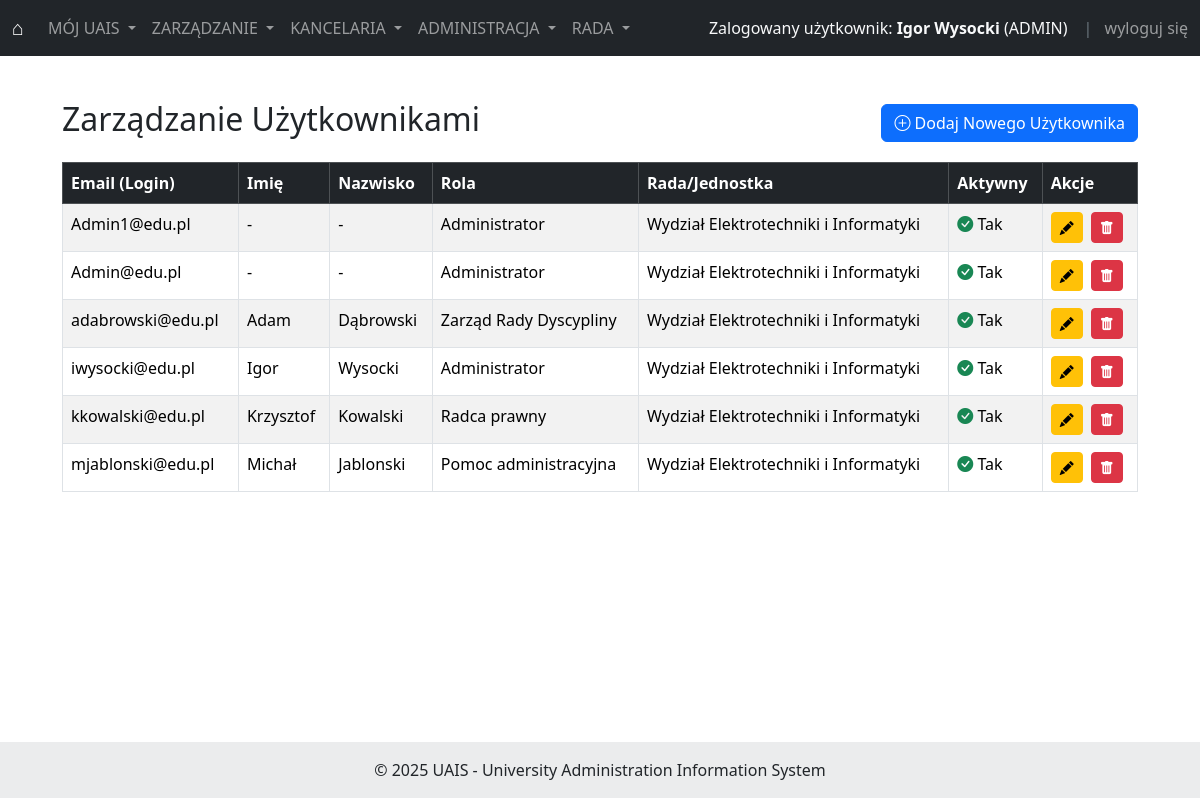
Page /manage/users/ (signed in) on the earlier database version.
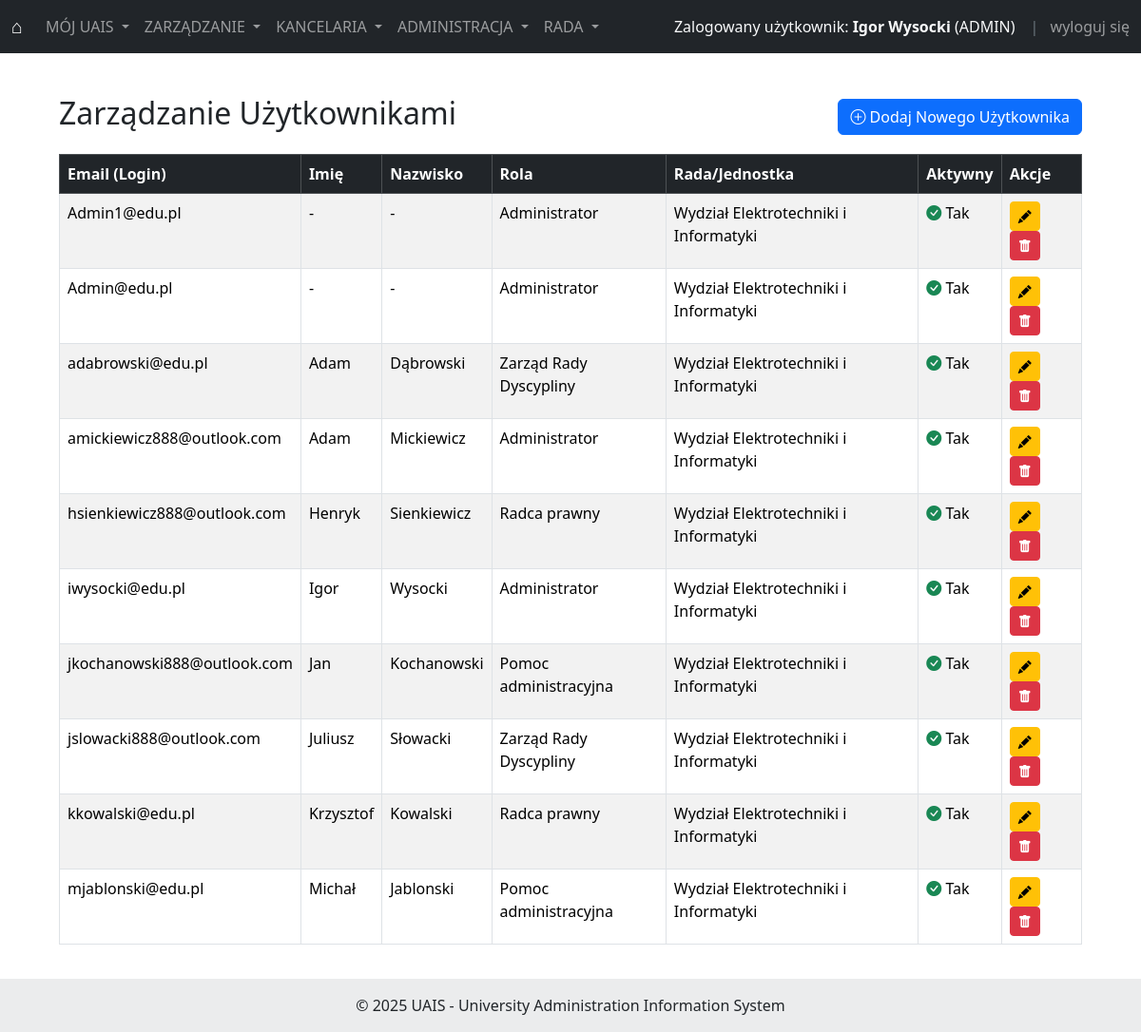
Same page on the later database version.
### users/models.py (models this page shows, shortened)
class User(AbstractUser):
    class Role(models.TextChoices):
        ADMIN = 'ADMIN', _('Administrator')
        PRAWNIK = 'PRAWNIK', _('Radca prawny')
        OBSLUGA = 'OBSLUGA', _('Pomoc administracyjna') # Zmieniona nazwa wyświetlana
        RADA = 'RADA', _('Zarząd Rady Dyscypliny')     # Zmieniona nazwa wyświetlana
    role = models.CharField(
        _('Rola'),
        max_length=50,
        choices=Role.choices,
        null=True,
        blank=True
    )
    rada_wydzialu = models.CharField(
        _('Rada/Jednostka'),
        max_length=255,
        blank=True, # Pole może być puste
        default='Wydział Elektrotechniki i Informatyki' # Domyślna wartość
    )
    email = models.EmailField(_('email address'), unique=True)
    USERNAME_FIELD = 'email'
    REQUIRED_FIELDS = ['username']

### management/views.py (the view, shortened to what this page needs)
# urls.py: path('users/', UserListView.as_view(), name='user_list'),
class UserListView(LoginRequiredMixin, UserPassesTestMixin, ListView):
    model = User
    template_name = 'management/user_list.html'
    context_object_name = 'users_list'
    paginate_by = 15
    def test_func(self):
        return self.request.user.role == User.Role.ADMIN or self.request.user.is_superuser
    def get_queryset(self):
        return User.objects.all().order_by('email')

### templates/management/user_list.html (shortened to what this page needs)
{% extends 'base.html' %}
{% block content %}
<div class="container mt-4">
    <div class="d-flex justify-content-between align-items-center mb-3">
        <h2>Zarządzanie Użytkownikami</h2>
        <a href="{% url 'management:user_add' %}" class="btn btn-primary">
            <i class="bi bi-plus-circle"></i> Dodaj Nowego Użytkownika
        </a>
    </div>
    <div class="table-responsive">
        <table class="table table-striped table-hover table-bordered">
            <thead class="table-dark">
                <tr>
                    <th scope="col">Email (Login)</th>
                    <th scope="col">Imię</th>
                    <th scope="col">Nazwisko</th>
                    <th scope="col">Rola</th>
                    <th scope="col">Rada/Jednostka</th>
                    <th scope="col">Aktywny</th>
                    <th scope="col">Akcje</th>
                </tr>
            </thead>
            <tbody>
                {% for user_obj in users_list %}
                <tr>
                    <td>{{ user_obj.email }}</td>
                    <td>{{ user_obj.first_name|default:"-" }}</td>
                    <td>{{ user_obj.last_name|default:"-" }}</td>
                    <td>{{ user_obj.get_role_display|default:"Brak" }}</td>
                    <td>{{ user_obj.rada_wydzialu|default:"-" }}</td>
                    <td>
                        {% if user_obj.is_active %}
                            <i class="bi bi-check-circle-fill text-success"></i> Tak
                        {% else %}
                            <i class="bi bi-x-circle-fill text-danger"></i> Nie
                        {% endif %}
                    </td>
                    <td>
                        <a href="{% url 'management:user_update' pk=user_obj.pk %}" class="btn btn-sm btn-warning me-1" title="Edytuj">
                            <i class="bi bi-pencil-fill"></i>
                        </a>
                        <a href="{% url 'management:user_delete' pk=user_obj.pk %}" class="btn btn-sm btn-danger" title="Usuń">
                            <i class="bi bi-trash-fill"></i>
                        </a>
                    </td>
                </tr>
                {% empty %}
                <tr>
                    <td colspan="7" class="text-center">Nie znaleziono użytkowników.</td>
                </tr>
                {% endfor %}
            </tbody>
        </table>
    </div>
</div>
{% endblock %}

### templates/base.html (shortened to what the changed rows need)
<!doctype html>
<html lang="pl">
<head>
    <link href="https://cdn.jsdelivr.net/npm/bootstrap@5.3.3/dist/css/bootstrap.min.css" rel="stylesheet">
    <link rel="stylesheet" href="https://cdn.jsdelivr.net/npm/bootstrap-icons@1.11.3/font/bootstrap-icons.min.css">
</head>
<body>
<nav class="navbar navbar-expand-lg navbar-dark bg-dark fixed-top">
    <div class="container-fluid">
        <div class="collapse navbar-collapse" id="navbarNavDropdown">
            <ul class="navbar-nav ms-auto mb-2 mb-lg-0 align-items-center">
                {% if user.is_authenticated %}
                    <li class="nav-item text-light me-3">
                        Zalogowany użytkownik:
                        <strong>{% if user.first_name and user.last_name %}{{ user.first_name }} {{ user.last_name }}{% else %}{{ user.username }}{% endif %}</strong>
                        ({% if user.role %}{{ user.role|upper }}{% else %}BRAK ROLI{% endif %})
                    </li>
                    <li class="nav-item">
                        <span class="text-secondary me-2">|</span>
                        <form class="d-inline" method="post" action="{% url 'logout' %}">
                        </form>
                    </li>
                {% else %}
                    <li class="nav-item">
                        <a class="nav-link {% if request.resolver_match.url_name == 'login' %}active{% endif %}" href="{% url 'login' %}">Zaloguj się</a>
                    </li>
                {% endif %}
            </ul></div></div></nav>
<div class="container content-wrapper">
    {% block content %}
    {% endblock %}
</div>
</body>
</html>

Differences in the rows shown:
added User: email "amickiewicz888@outlook.com", first_name "Adam", last_name "Mickiewicz", role "Administrator", rada_wydzialu "Wydział Elektrotechniki i Informatyki", is_active True (drawn)
added User: email "hsienkiewicz888@outlook.com", first_name "Henryk", last_name "Sienkiewicz", role "Radca prawny", rada_wydzialu "Wydział Elektrotechniki i Informatyki", is_active True (drawn)
added User: email "jkochanowski888@outlook.com", first_name "Jan", last_name "Kochanowski", role "Pomoc administracyjna", rada_wydzialu "Wydział Elektrotechniki i Informatyki", is_active True (drawn)
added User: email "jslowacki888@outlook.com", first_name "Juliusz", last_name "Słowacki", role "Zarząd Rady Dyscypliny", rada_wydzialu "Wydział Elektrotechniki i Informatyki", is_active True (drawn)
